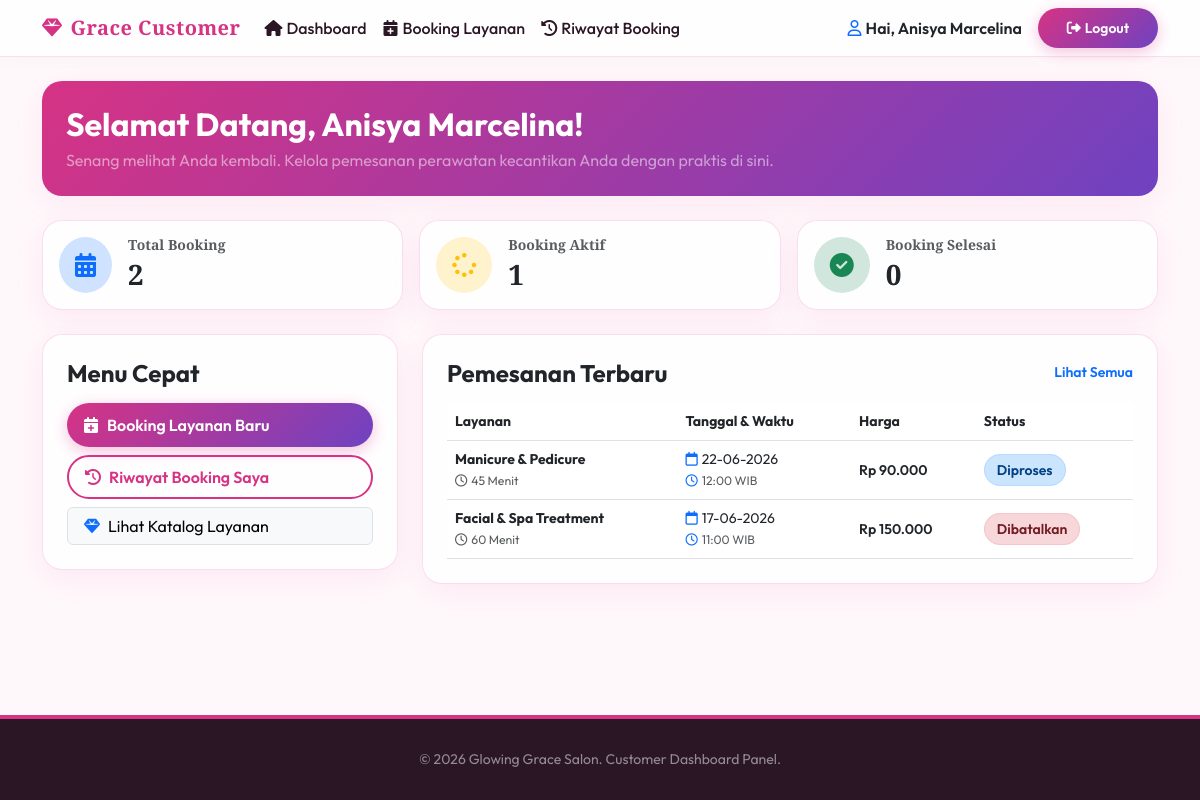
/bookingan_salon/customer/dashboard.php (signed in), run on the app's committed database.
### tables this page shows
CREATE TABLE `booking` (
  `id` int(11) NOT NULL,
  `user_id` int(11) NOT NULL,
  `layanan_id` int(11) NOT NULL,
  `tanggal_booking` date NOT NULL,
  `jam_booking` time NOT NULL,
  `status` enum('Menunggu','Diproses','Selesai','Dibatalkan') DEFAULT 'Menunggu',
  `created_at` timestamp NOT NULL DEFAULT current_timestamp(),
  `metode_pembayaran` varchar(50) NOT NULL DEFAULT 'Bayar di Tempat',
  `bukti_pembayaran` varchar(255) DEFAULT NULL,
  `status_pembayaran` enum('Belum Bayar','Menunggu Verifikasi','Lunas','Batal') DEFAULT 'Belum Bayar'
);

CREATE TABLE `layanan` (
  `id` int(11) NOT NULL,
  `nama_layanan` varchar(100) NOT NULL,
  `harga` decimal(10,2) NOT NULL,
  `durasi` int(11) NOT NULL COMMENT 'duration in minutes',
  `deskripsi` text DEFAULT NULL,
  `gambar` varchar(255) DEFAULT NULL,
  `created_at` timestamp NOT NULL DEFAULT current_timestamp()
);

### bookingan_salon/customer/dashboard.php (the view)
<?php
require_once '../config/database.php';
include '../templates/customer_header.php';
$user_id = $_SESSION['user_id'];
try {
    $stmt = $pdo->prepare("SELECT COUNT(*) FROM booking WHERE user_id = ?");
    $stmt->execute([$user_id]);
    $total_bookings = $stmt->fetchColumn();
    $stmt = $pdo->prepare("SELECT COUNT(*) FROM booking WHERE user_id = ? AND (status = 'Menunggu' OR status = 'Diproses')");
    $stmt->execute([$user_id]);
    $active_bookings = $stmt->fetchColumn();
    $stmt = $pdo->prepare("SELECT COUNT(*) FROM booking WHERE user_id = ? AND status = 'Selesai'");
    $stmt->execute([$user_id]);
    $completed_bookings = $stmt->fetchColumn();
    $stmt = $pdo->prepare("
        SELECT b.*, l.nama_layanan, l.harga, l.durasi
        FROM booking b
        JOIN layanan l ON b.layanan_id = l.id
        WHERE b.user_id = ?
        ORDER BY b.created_at DESC LIMIT 3
    ");
    $stmt->execute([$user_id]);
    $recent_bookings = $stmt->fetchAll();
} catch (PDOException $e) {
    $total_bookings = 0;
    $active_bookings = 0;
    $completed_bookings = 0;
    $recent_bookings = [];
}
?>
<div class="row mb-4">
    <div class="col-12">
        <div class="card card-salon p-4 border-0 text-white" style="background: linear-gradient(135deg, var(--primary-color) 0%, var(--secondary-color) 100%);">
            <h2 class="font-outfit mb-1 text-white">Selamat Datang, <?= htmlspecialchars($_SESSION['nama']); ?>!</h2>
            <p class="mb-0 text-white-50">Senang melihat Anda kembali. Kelola pemesanan perawatan kecantikan Anda dengan praktis di sini.</p>
        </div>
    </div>
</div>
<div class="row g-3 mb-4 font-outfit">
    <div class="col-md-4">
        <div class="card card-salon p-3 d-flex flex-row align-items-center">
            <div class="p-3 bg-primary-subtle text-primary rounded-circle me-3"><i class="fa-solid fa-calendar-days fa-xl"></i></div>
            <div>
                <h5 class="text-muted small mb-1">Total Booking</h5>
                <h3 class="mb-0 fw-bold"><?= $total_bookings; ?></h3>
            </div>
        </div>
    </div>
    <div class="col-md-4">
        <div class="card card-salon p-3 d-flex flex-row align-items-center">
            <div class="p-3 bg-warning-subtle text-warning rounded-circle me-3"><i class="fa-solid fa-spinner fa-xl"></i></div>
            <div>
                <h5 class="text-muted small mb-1">Booking Aktif</h5>
                <h3 class="mb-0 fw-bold"><?= $active_bookings; ?></h3>
            </div>
        </div>
    </div>
    <div class="col-md-4">
        <div class="card card-salon p-3 d-flex flex-row align-items-center">
            <div class="p-3 bg-success-subtle text-success rounded-circle me-3"><i class="fa-solid fa-circle-check fa-xl"></i></div>
            <div>
                <h5 class="text-muted small mb-1">Booking Selesai</h5>
                <h3 class="mb-0 fw-bold"><?= $completed_bookings; ?></h3>
            </div>
        </div>
    </div>
</div>
<div class="row">
    <div class="col-lg-4 mb-4">
        <div class="card card-salon p-4">
            <h4 class="mb-3 font-outfit">Menu Cepat</h4>
            <div class="d-grid gap-2">
                <a href="booking.php" class="btn btn-salon text-start py-2.5 px-3">
                    <i class="fa-solid fa-calendar-plus me-2"></i>Booking Layanan Baru
                </a>
                <a href="riwayat.php" class="btn btn-salon-outline text-start py-2.5 px-3">
                    <i class="fa-solid fa-clock-rotate-left me-2"></i>Riwayat Booking Saya
                </a>
                <a href="http://localhost/bookingan_salon/index.php" target="_blank" class="btn btn-light text-start py-2.5 px-3 border">
                    <i class="fa-solid fa-gem text-primary me-2"></i>Lihat Katalog Layanan
                </a>
            </div>
        </div>
    </div>
    <div class="col-lg-8 mb-4">
        <div class="card card-salon p-4 h-100">
            <div class="d-flex justify-content-between align-items-center mb-3">
                <h4 class="mb-0 font-outfit">Pemesanan Terbaru</h4>
                <a href="riwayat.php" class="text-decoration-none small fw-semibold">Lihat Semua</a>
            </div>
            <?php if (empty($recent_bookings)): ?>
                <div class="text-center py-5 text-muted">
                    <i class="fa-regular fa-calendar-times fa-3x mb-3 text-muted"></i>
                    <p class="mb-0 small">Anda belum pernah melakukan booking layanan.</p>
                    <a href="booking.php" class="btn btn-salon btn-sm mt-3">Mulai Booking</a>
                </div>
            <?php else: ?>
                <div class="table-responsive">
                    <table class="table table-hover align-middle mb-0">
                        <thead>
                            <tr class="small text-muted font-outfit">
                                <th>Layanan</th>
                                <th>Tanggal & Waktu</th>
                                <th>Harga</th>
                                <th>Status</th>
                            </tr>
                        </thead>
                        <tbody>
                            <?php foreach ($recent_bookings as $b): ?>
                                <?php
                                $status_class = '';
                                if ($b['status'] === 'Menunggu') $status_class = 'badge-menunggu';
                                elseif ($b['status'] === 'Diproses') $status_class = 'badge-diproses';
                                elseif ($b['status'] === 'Selesai') $status_class = 'badge-selesai';
                                elseif ($b['status'] === 'Dibatalkan') $status_class = 'badge-dibatalkan';
                                ?>
                                <tr class="small">
                                    <td>
                                        <div class="fw-bold"><?= htmlspecialchars($b['nama_layanan']); ?></div>
                                        <small class="text-muted"><i class="fa-regular fa-clock me-1"></i><?= $b['durasi']; ?> Menit</small>
                                    </td>
                                    <td>
                                        <div><i class="fa-regular fa-calendar me-1 text-primary"></i><?= date('d-m-Y', strtotime($b['tanggal_booking'])); ?></div>
                                        <small class="text-muted"><i class="fa-regular fa-clock me-1 text-primary"></i><?= date('H:i', strtotime($b['jam_booking'])); ?> WIB</small>
                                    </td>
                                    <td class="fw-semibold">Rp <?= number_format($b['harga'], 0, ',', '.'); ?></td>
                                    <td>
                                        <span class="<?= $status_class; ?>"><?= $b['status']; ?></span>
                                    </td>
                                </tr>
                            <?php endforeach; ?>
                        </tbody>
                    </table>
                </div>
            <?php endif; ?>
        </div>
    </div>
</div>
<?php include '../templates/customer_footer.php'; ?>

### bookingan_salon/assets/css/style.css (style rules this page uses)
:root { --primary-color: #d63384; --secondary-color: #6f42c1; --accent-color: #fd7e14; --bg-light: #fff8fb; --dark-color: #2b1625; --card-shadow: 0 8px 30px rgba(214, 51, 132, 0.08); --glass-bg: rgba(255, 255, 255, 0.85); --glass-border: rgba(214, 51, 132, 0.15); --transition: all 0.3s cubic-bezier(0.4, 0, 0.2, 1); }
body { background-color: var(--bg-light); color: var(--dark-color); font-family: 'Outfit', 'Inter', -apple-system, BlinkMacSystemFont, "Segoe UI", Roboto, sans-serif; min-height: 100vh; display: flex; flex-direction: column; }
h1, h2, h3, h4, h5, h6 { font-family: 'Playfair Display', serif; font-weight: 700; }
.font-outfit { font-family: 'Outfit', sans-serif; }
.btn-salon { background: linear-gradient(135deg, var(--primary-color) 0%, var(--secondary-color) 100%); color: white; border: none; border-radius: 30px; padding: 0.6rem 1.8rem; font-weight: 600; box-shadow: 0 4px 15px rgba(214, 51, 132, 0.3); transition: var(--transition); }
.btn-salon-outline { background: transparent; color: var(--primary-color); border: 2px solid var(--primary-color); border-radius: 30px; padding: 0.5rem 1.8rem; font-weight: 600; transition: var(--transition); }
.card-salon { background: var(--glass-bg); backdrop-filter: blur(8px); border: 1px solid var(--glass-border); border-radius: 20px; box-shadow: var(--card-shadow); transition: var(--transition); overflow: hidden; }
.badge-diproses { background-color: #cce5ff; color: #004085; border: 1px solid #b8daff; padding: 6px 12px; border-radius: 30px; font-weight: 600; }
.badge-dibatalkan { background-color: #f8d7da; color: #721c24; border: 1px solid #f5c6cb; padding: 6px 12px; border-radius: 30px; font-weight: 600; }

### data on the page
booking: layanan.nama_layanan "Manicure & Pedicure", layanan.durasi "45", tanggal_booking "22-06-2026", jam_booking "12:00", layanan.harga "90.000", status "Diproses"
booking: layanan.nama_layanan "Facial & Spa Treatment", layanan.durasi "60", tanggal_booking "17-06-2026", jam_booking "11:00", layanan.harga "150.000", status "Dibatalkan"

### other printed values
$_SESSION['nama'] "Anisya Marcelina"
$total_bookings "2"
$active_bookings "1"
$completed_bookings "0"
